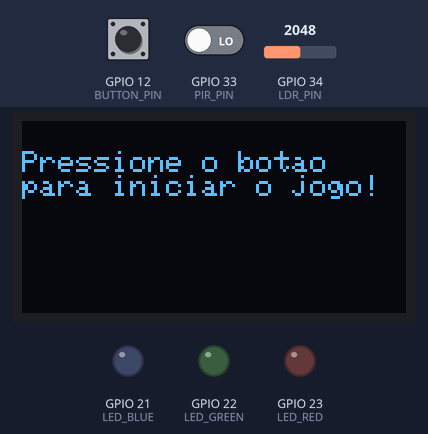
The sketch below on a simulated ESP32. Shown: 128×64 one-colour display, output pins drawn as LEDs (lit = HIGH). The inputs (shaded band) are chosen by the test bench; at power-on: GPIO 12 (BUTTON_PIN) HIGH, GPIO 33 (PIR_PIN) LOW, GPIO 34 (LDR_PIN) = 2048. WiFi joins after 1.5 s; servers stay silent unless stated; random numbers use the default seed unless the sketch sets one; no MQTT or app messages arrive unless stated; what the sketch prints to the serial monitor is not drawn.

Above: at 3.9 s.
4.0 s: GPIO 12 (BUTTON_PIN) pulled LOW for 0.15 s
At 4.8 s:
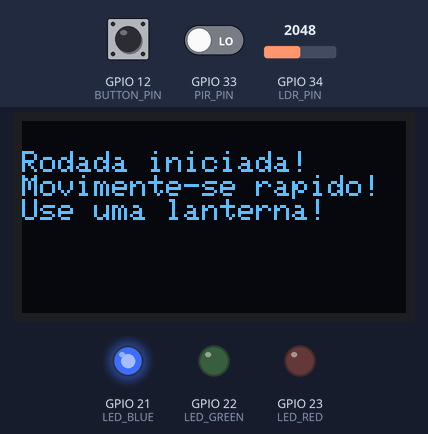
6.0 s: GPIO 33 (PIR_PIN) driven HIGH
At 6.6 s:
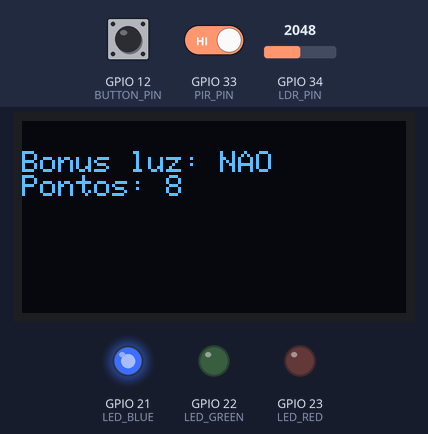
15.0 s: GPIO 12 (BUTTON_PIN) driven HIGH
17.3 s: GPIO 12 (BUTTON_PIN) driven LOW
At 24.7 s:
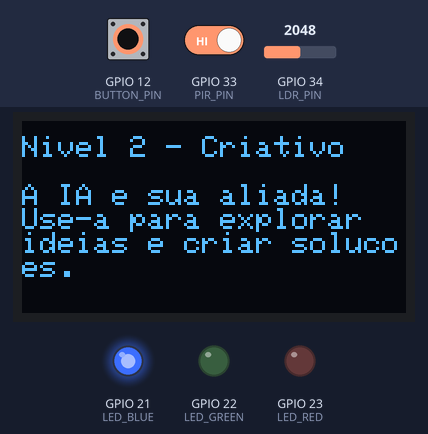
Timing chart, 0 to 25.1 s (numbered marks = the images above; inputs shaded):
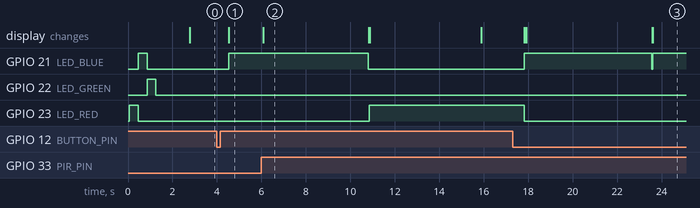

Measured:
- after the input at 4.0 s, GPIO 21 (LED_BLUE): LOW → HIGH after 0.53 s; the display: changes after 0.53 s (image 1)
- after the input at 17.3 s, GPIO 21 (LED_BLUE): LOW → HIGH after 0.53 s, → LOW 5.7 s later, → HIGH 0.05 s later; GPIO 23 (LED_RED): HIGH → LOW after 0.53 s; the display: first changes after 0.53 s (image 3 shows a later state)
- what the display in image 2 shows lasts 4.7 s, from 6.1 s to 10.8 s

The sketch:

index.ino
```cpp
// ======================================================
// BIBLIOTECAS NECESSÁRIAS
// ======================================================
#include <WiFi.h>
#include <PubSubClient.h>
#include <Wire.h>
#include <Adafruit_GFX.h>
#include <Adafruit_SSD1306.h>

// ======================================================
// CONFIGURAÇÕES DE REDE WI-FI E MQTT
// ======================================================
const char* SSID = "Wokwi-GUEST";
const char* PASSWORD = "";
const char* BROKER_MQTT = "18.228.235.47";
const int BROKER_PORT = 1883;
const char* TOPICO_PUBLISH = "/GS/jogo/attrs";
const char* ID_MQTT = "gs_gamificacao_01";

// ======================================================
// CONFIGURAÇÃO DO DISPLAY OLED SSD1306
// ======================================================
#define SCREEN_WIDTH 128
#define SCREEN_HEIGHT 64
#define OLED_RESET -1
Adafruit_SSD1306 display(SCREEN_WIDTH, SCREEN_HEIGHT, &Wire, OLED_RESET);

// ======================================================
// DEFINIÇÃO DE PINOS
// ======================================================
#define LED_RED 23
#define LED_GREEN 22
#define LED_BLUE 21
#define PIR_PIN 33
#define BUTTON_PIN 12
#define LDR_PIN 34

// ======================================================
// VARIÁVEIS GLOBAIS DO JOGO
// ======================================================
int pontosRodada = 0;
bool jogoAtivo = false;
unsigned long inicioTempo = 0;
unsigned long tempoLimite = 0;
unsigned long tempoReacao = 0;
bool movimentoDetectado = false;
int ldrBase = 0;

// ======================================================
// CONTROLE DO BOTÃO (DEBOUNCE)
// ======================================================
unsigned long ultimoBotao = 0;
const unsigned long DEBOUNCE_DELAY = 500;

// ======================================================
// CONFIGURAÇÃO DE PONTUAÇÃO
// ======================================================
const int PONTOS_RAPIDO = 12;   // Resposta abaixo de 2 segundos
const int PONTOS_MEDIO = 8;     // Resposta abaixo de 4 segundos
const int PONTOS_LENTO = 4;     // Resposta acima de 4 segundos
const int BONUS_LUZ = 10;       // Bônus se a luminosidade aumentar
const int LIMITE_LUZ = 200;     // Diferença mínima de luz para ativar o bônus

// ======================================================
// LIMITES DE CLASSIFICAÇÃO
// ======================================================
const int LIMITE_BAIXO = 10;
const int LIMITE_MEDIO = 18;

// ======================================================
// OBJETOS DE REDE
// ======================================================
WiFiClient espClient;
PubSubClient MQTT(espClient);

// ======================================================
// FUNÇÃO: CONECTAR AO WI-FI
// ======================================================
void conectarWiFi() {
  Serial.println("Conectando ao Wi-Fi...");
  WiFi.begin(SSID, PASSWORD);
  while (WiFi.status() != WL_CONNECTED) {
    delay(500);
    Serial.print(".");
  }
  Serial.println("\nWi-Fi conectado!");
  Serial.print("IP atribuído: ");
  Serial.println(WiFi.localIP());
}

// ======================================================
// FUNÇÃO: CONECTAR AO BROKER MQTT
// ======================================================
void reconnectMQTT() {
  while (!MQTT.connected()) {
    Serial.print("Tentando conectar ao Broker MQTT: ");
    Serial.println(BROKER_MQTT);
    if (MQTT.connect(ID_MQTT)) {
      Serial.println("Conectado com sucesso ao broker!");
      MQTT.publish(TOPICO_PUBLISH, "status:on");
    } else {
      Serial.println("Falha ao conectar. Tentando novamente em 2 segundos...");
      delay(2000);
    }
  }
}

// ======================================================
// FUNÇÃO: ENVIAR DADOS AO BROKER MQTT
// ======================================================
void enviarDadosMQTT(int pontos, unsigned long tempoReacao, String status) {
  String payload = "{";
  payload += "\"pontuacao\": " + String(pontos) + ",";
  payload += "\"tempo_reacao\": " + String(tempoReacao) + ",";
  payload += "\"status\": \"" + status + "\"";
  payload += "}";
  MQTT.publish(TOPICO_PUBLISH, payload.c_str());
  Serial.println("Enviado MQTT: " + payload);
}

// ======================================================
// FUNÇÃO: EXIBIR MENSAGEM NO DISPLAY OLED
// ======================================================
void mensagem(String texto) {
  display.clearDisplay();
  display.setTextSize(1);
  display.setTextColor(SSD1306_WHITE);
  display.setCursor(0, 10);
  display.println(texto);
  display.display();
}

// ======================================================
// FUNÇÃO: CONTROLE DE LEDS
// ======================================================
void acenderLED(int cor) {
  digitalWrite(LED_RED, LOW);
  digitalWrite(LED_GREEN, LOW);
  digitalWrite(LED_BLUE, LOW);

  if (cor == LED_RED || cor == LED_BLUE || cor == LED_GREEN) {
    digitalWrite(cor, HIGH);
  }
}

// ======================================================
// FUNÇÃO: MOSTRAR MENSAGEM DE NÍVEL
// ======================================================
void mostrarConhecimento(int nivel) {
  display.clearDisplay();
  display.setTextSize(1);
  display.setTextColor(SSD1306_WHITE);
  display.setCursor(0, 5);

  if (nivel == 1) {
    display.println("Nivel 1 - Conectado");
    display.println("");
    display.println("Use tecnologia com");
    display.println("curiosidade e cuidado.");
    display.println("Aprender e o 1o passo!");
  }
  else if (nivel == 2) {
    display.println("Nivel 2 - Criativo");
    display.println("");
    display.println("A IA e sua aliada!");
    display.println("Use-a para explorar");
    display.println("ideias e criar solucoes.");
  }
  else {
    display.println("Nivel 3 - Consciente");
    display.println("");
    display.println("Voce domina a IA!");
    display.println("Use-a com etica e");
    display.println("responsabilidade.");
  }

  display.display();
}

// ======================================================
// FUNÇÃO: INICIAR UMA NOVA RODADA
// ======================================================
void iniciarJogo() {
  jogoAtivo = true;
  movimentoDetectado = false;
  pontosRodada = 0;
  tempoReacao = 0;
  tempoLimite = random(5000, 8000);
  inicioTempo = millis();

  // Mede a luz ambiente inicial (base)
  ldrBase = 0;
  for (int i = 0; i < 10; i++) {
    ldrBase += analogRead(LDR_PIN);
    delay(50);
  }
  ldrBase = ldrBase / 10;

  Serial.println("=== NOVA RODADA INICIADA ===");
  Serial.print("Tempo limite: "); Serial.println(tempoLimite);
  Serial.print("LDR base (media): "); Serial.println(ldrBase);

  mensagem("Rodada iniciada!\nMovimente-se rapido!\nUse uma lanterna!");
  acenderLED(LED_BLUE);
  enviarDadosMQTT(pontosRodada, 0, "iniciado");
}

// ======================================================
// FUNÇÃO: ENCERRAR A RODADA (CORRIGIDA)
// ======================================================
void encerrarJogo() {
  jogoAtivo = false;
  acenderLED(-1);
  String status;

  if (!movimentoDetectado) {
    pontosRodada = 0;
    tempoReacao = 0;
    Serial.println("Nenhum movimento detectado - 0 pontos");
  }

  Serial.println("===== FIM DA RODADA =====");
  Serial.print("Pontuacao: "); Serial.println(pontosRodada);
  Serial.print("Tempo de reacao (ms): "); Serial.println(tempoReacao);

  // Classificação corrigida
  if (pontosRodada < LIMITE_BAIXO) {
    status = "baixo";
    mensagem("Pontuacao: " + String(pontosRodada) + "\nStatus: Baixo");
    mostrarConhecimento(1);
    acenderLED(LED_RED);
  }
  else if (pontosRodada < LIMITE_MEDIO) {
    status = "medio";
    mensagem("Pontuacao: " + String(pontosRodada) + "\nStatus: Medio");
    mostrarConhecimento(2);
    acenderLED(LED_BLUE);
  }
  else {
    status = "alto";
    mensagem("Pontuacao: " + String(pontosRodada) + "\nStatus: Alto");
    mostrarConhecimento(3);
    acenderLED(LED_GREEN);
  }

  Serial.print("STATUS FINAL: "); Serial.println(status);
  Serial.println("===========================");

  enviarDadosMQTT(pontosRodada, tempoReacao, status);

  delay(5000);
  mensagem("Pressione o botao\npara nova rodada!");
}

// ======================================================
// CONFIGURAÇÃO INICIAL (SETUP)
// ======================================================
void setup() {
  Serial.begin(115200);

  pinMode(LED_RED, OUTPUT);
  pinMode(LED_GREEN, OUTPUT);
  pinMode(LED_BLUE, OUTPUT);
  pinMode(PIR_PIN, INPUT);
  pinMode(BUTTON_PIN, INPUT_PULLUP);

  // Inicialização do display OLED
  Wire.begin(5, 4);
  if (!display.begin(SSD1306_SWITCHCAPVCC, 0x3C)) {
    Serial.println("Erro ao inicializar o display OLED!");
    for (;;);
  }
  display.clearDisplay();
  display.display();

  // Animação de inicialização dos LEDs
  acenderLED(LED_RED); delay(400);
  acenderLED(LED_BLUE); delay(400);
  acenderLED(LED_GREEN); delay(400);
  acenderLED(-1);

  // Conexão Wi-Fi e MQTT
  conectarWiFi();
  MQTT.setServer(BROKER_MQTT, BROKER_PORT);

  mensagem("Pressione o botao\npara iniciar o jogo!");
  Serial.println("Sistema pronto - aguardando inicio do jogo");
}

// ======================================================
// LOOP PRINCIPAL
// ======================================================
void loop() {
  if (!MQTT.connected()) reconnectMQTT();
  MQTT.loop();

  // Início de rodada ao pressionar botão
  if (!jogoAtivo && digitalRead(BUTTON_PIN) == LOW &&
      (millis() - ultimoBotao) > DEBOUNCE_DELAY) {
    ultimoBotao = millis();
    iniciarJogo();
  }

  // Lógica principal do jogo
  if (jogoAtivo) {
    // Verifica movimento
    if (digitalRead(PIR_PIN) == HIGH && !movimentoDetectado) {
      movimentoDetectado = true;
      tempoReacao = millis() - inicioTempo;

      // Calcula variação de luz
      int ldrAtual = 0;
      for (int i = 0; i < 5; i++) {
        ldrAtual += analogRead(LDR_PIN);
        delay(10);
      }
      ldrAtual = ldrAtual / 5;

      int diferencaLuz = ldrAtual - ldrBase;

      // Pontos por tempo de reação
      int pontosTempo = 0;
      if (tempoReacao < 2000) {
        pontosTempo = PONTOS_RAPIDO;
        Serial.println("Reacao muito rapida! +12 pontos");
      } else if (tempoReacao < 4000) {
        pontosTempo = PONTOS_MEDIO;
        Serial.println("Reacao media! +8 pontos");
      } else {
        pontosTempo = PONTOS_LENTO;
        Serial.println("Reacao lenta! +4 pontos");
      }

      // Bônus de luz
      int pontosLuz = 0;
      if (diferencaLuz > LIMITE_LUZ) {
        pontosLuz = BONUS_LUZ;
        Serial.println("Bonus de luz ativado! +10 pontos");
      } else {
        Serial.println("Sem bonus de luz - use uma lanterna!");
      }

      // Soma total
      pontosRodada = pontosTempo + pontosLuz;

      // Feedback visual
      if (pontosLuz > 0) {
        mensagem("Bonus luz: SIM\nPontos: " + String(pontosRodada));
      } else {
        mensagem("Bonus luz: NAO\nPontos: " + String(pontosRodada));
      }

      enviarDadosMQTT(pontosRodada, tempoReacao, "reagiu");
      delay(100);
    }

    // Verifica se o tempo acabou
    if (millis() - inicioTempo > tempoLimite) {
      Serial.println("Tempo limite atingido.");
      encerrarJogo();
    }
  }
}
```
